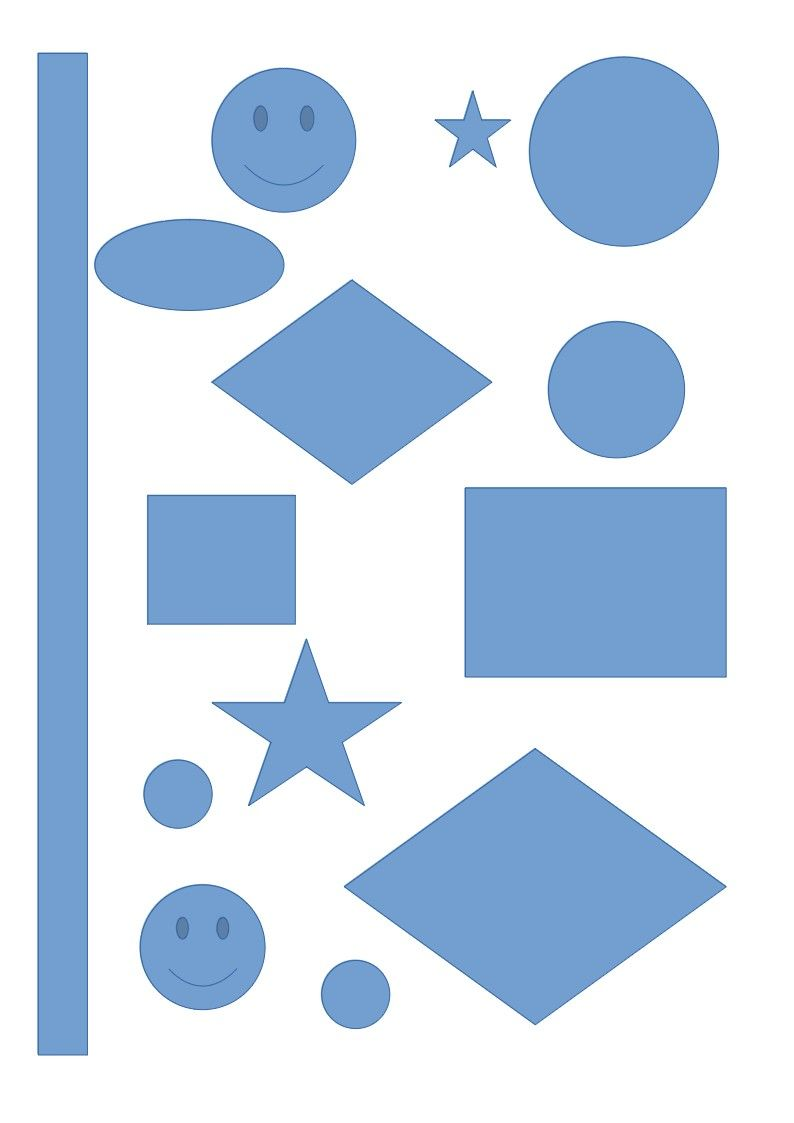
#> input picture kolokwium/lab5-wykrywanie_krawedzi/shapes.jpg, 794 x 1123 px, found by its file name
$ python metoda_cannego.py
#> lines starting #> are read from the running program, lines starting #| are printed output that depends on the picture; after the words box and inside, x2 and y2 are one past the last pixel; in counts of white or black regions, pixels touching at a corner belong together
import cv2
import numpy as np

def empty_callback(x):
    pass

img = cv2.imread(r"C:/Users/Admin/Documents/studia/sem5/przetwarzanie obrazow/kolokwium/lab5-wykrywanie_krawedzi/shapes.jpg", cv2.IMREAD_GRAYSCALE)
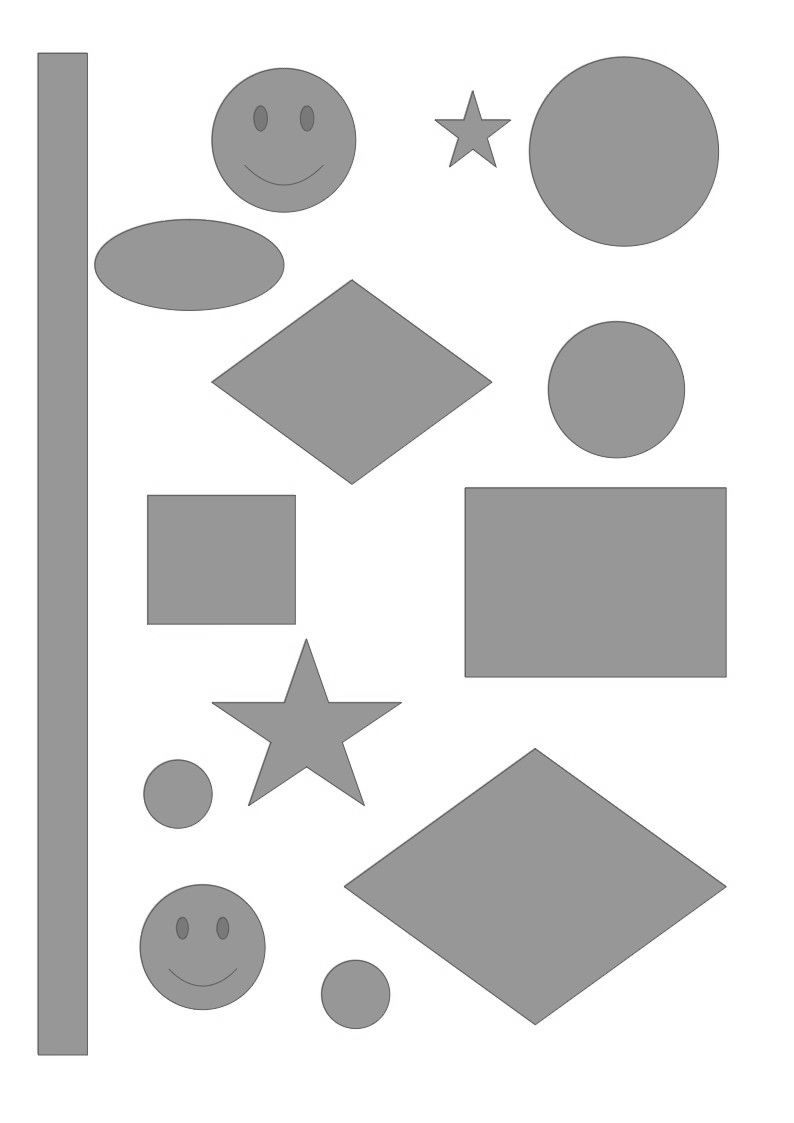
#> img: shape (1123, 794); min 56, max 255, mean 218.2

cv2.namedWindow('window')
cv2.createTrackbar('param1', 'window', 100, 1000, empty_callback)
cv2.createTrackbar('param2', 'window', 100, 1000, empty_callback)

while 1:
    val1 = cv2.getTrackbarPos('param1', 'window')
    val2 = cv2.getTrackbarPos('param2', 'window')

    output = cv2.Canny(img, val1, val2)
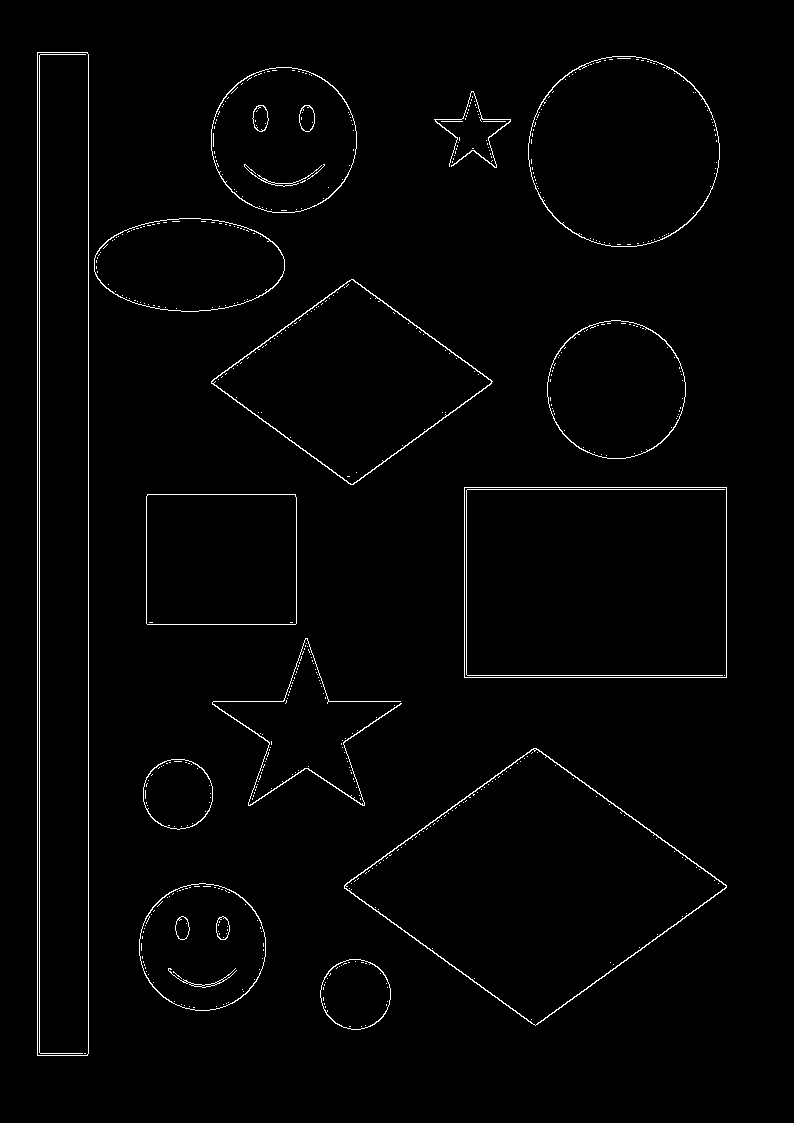
#> output: shape (1123, 794); 1.5% white in thin lines or dots, all inside (x1, y1, x2, y2) = (37, 52, 727, 1056)

    cv2.imshow('window', output)
    cv2.waitKey(10)

$ run again, with kolokwium/lab5-wykrywanie_krawedzi/fruits.jpg copied over kolokwium/lab5-wykrywanie_krawedzi/shapes.jpg
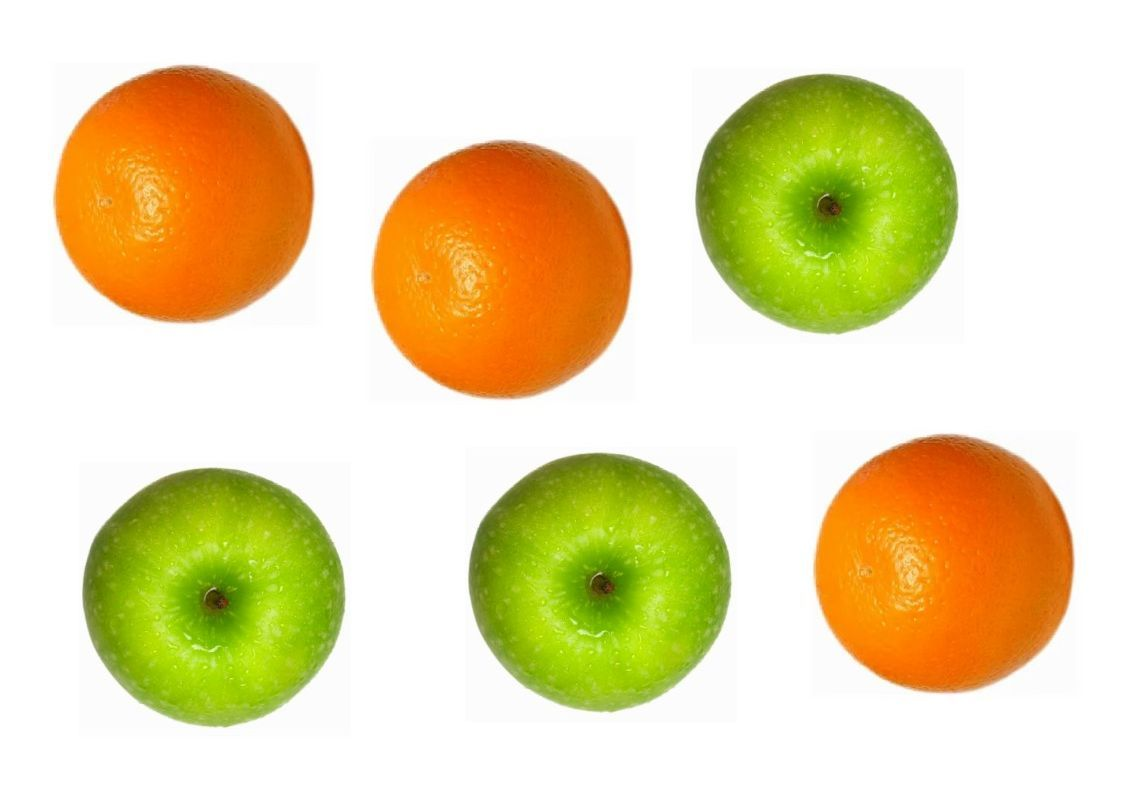
#> input picture kolokwium/lab5-wykrywanie_krawedzi/fruits.jpg, 1123 x 794 px, found by its file name
#> `img = cv2.imread(r"C:/Users/Admin/Documents/studia/sem5/przetwarzanie ..`:
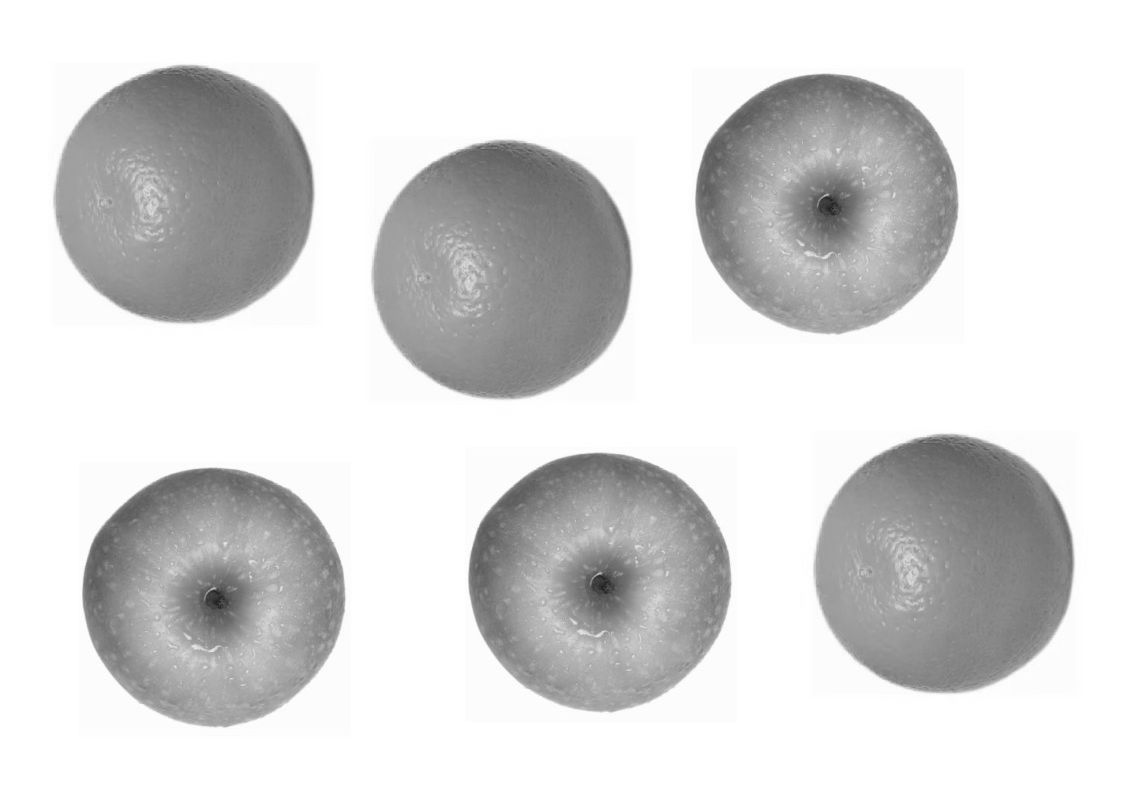
#> img: shape (794, 1123); min 28, max 255, mean 215.8
#> `output = cv2.Canny(img, val1, val2)`:
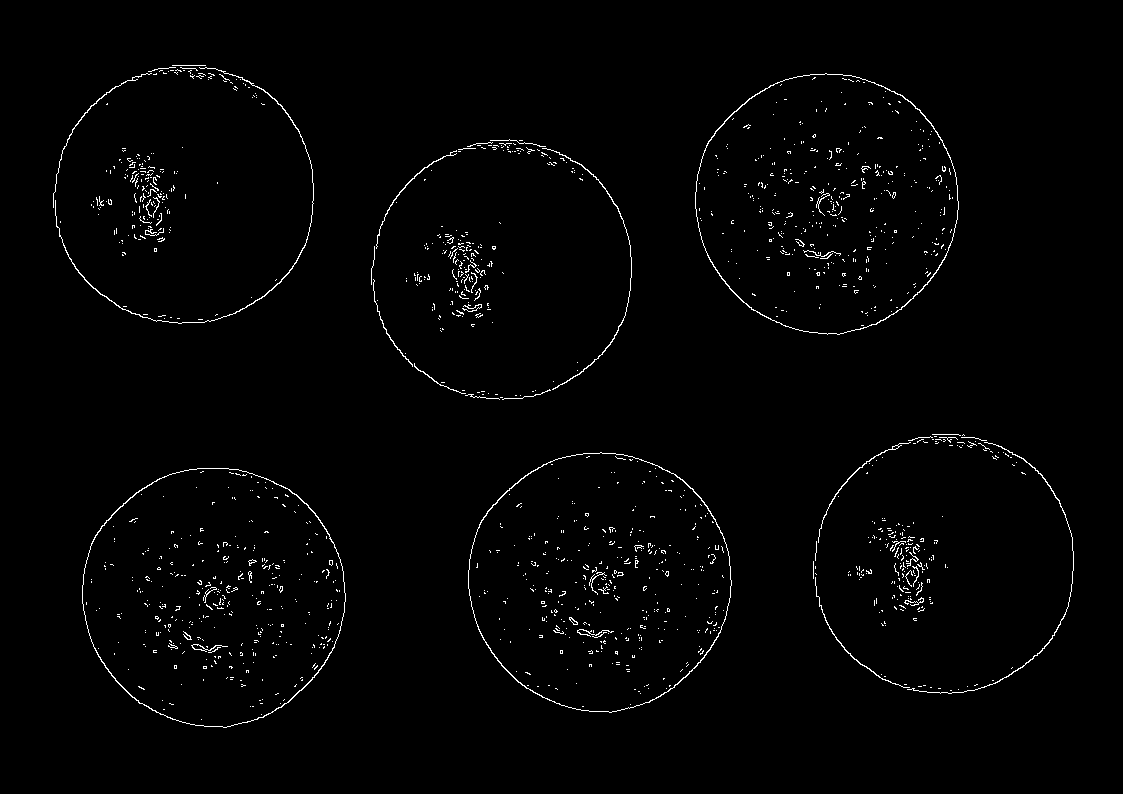
#> output: shape (794, 1123); 1.4% white in thin lines or dots, all inside (x1, y1, x2, y2) = (53, 65, 1074, 728)
